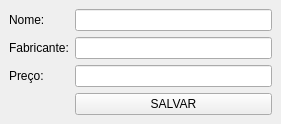
<?xml version="1.0" encoding="UTF-8"?>
<ui version="4.0">
 <class>CadProduto</class>
 <widget class="QMainWindow" name="CadProduto">
  <property name="geometry">
   <rect>
    <x>0</x>
    <y>0</y>
    <width>281</width>
    <height>122</height>
   </rect>
  </property>
  <property name="windowTitle">
   <string>Cadastro de Produtos</string>
  </property>
  <widget class="QWidget" name="centralwidget">
   <layout class="QFormLayout" name="formLayout">
    <item row="0" column="0">
     <widget class="QLabel" name="label_nome">
      <property name="text">
       <string>Nome:</string>
      </property>
     </widget>
    </item>
    <item row="0" column="1">
     <widget class="QLineEdit" name="lineEdit_nome"/>
    </item>
    <item row="1" column="0">
     <widget class="QLabel" name="label_fabricante">
      <property name="text">
       <string>Fabricante:</string>
      </property>
     </widget>
    </item>
    <item row="1" column="1">
     <widget class="QLineEdit" name="lineEdit_fabricante"/>
    </item>
    <item row="2" column="0">
     <widget class="QLabel" name="label_preco">
      <property name="text">
       <string>Preço:</string>
      </property>
     </widget>
    </item>
    <item row="2" column="1">
     <widget class="QLineEdit" name="lineEdit_preco"/>
    </item>
    <item row="3" column="1">
     <widget class="QPushButton" name="pushButton_salvar">
      <property name="text">
       <string>SALVAR</string>
      </property>
     </widget>
    </item>
   </layout>
  </widget>
 </widget>
 <resources/>
 <connections/>
</ui>
